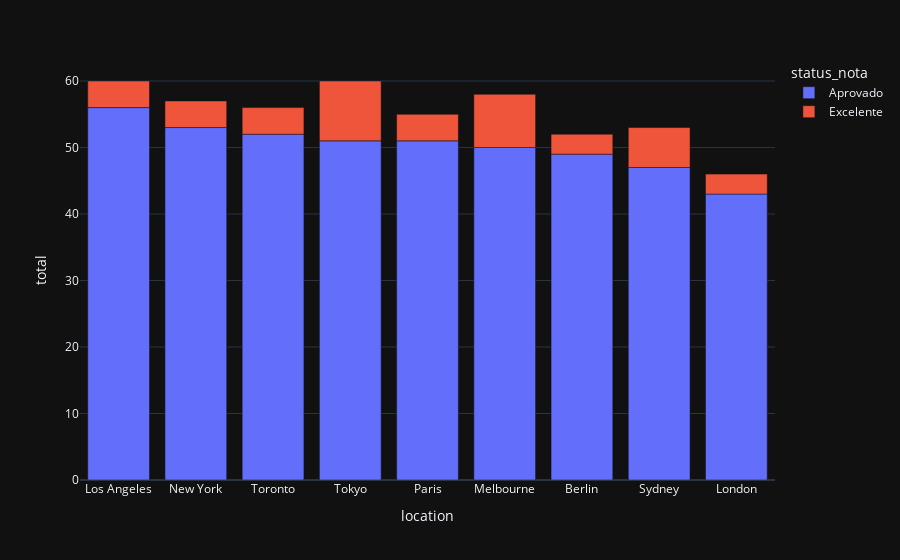

Write notebook code for a chart like this one.
### Code cell
df_dados_grafico = px.bar(
    df_analise_nota,
    x='location',
    y='total',
    color='status_nota'
)
df_dados_grafico.show()

### Figure 1 — Plotly figure (JSON) as saved in the notebook; plotly's stock layout.template omitted (floating-point values rounded to 4 significant figures)
{"data": [{"hovertemplate": "status_nota=Aprovado<br>location=%{x}<br>total=%{y}<extra></extra>", "legendgroup": "Aprovado", "marker": {"color": "#636efa", "pattern": {"shape": ""}}, "name": "Aprovado", "orientation": "v", "showlegend": true, "textposition": "auto", "x": ["Los Angeles", "New York", "Toronto", "Tokyo", "Paris", "Melbourne", "Berlin", "Sydney", "London"], "xaxis": "x", "y": [56, 53, 52, 51, 51, 50, 49, 47, 43], "yaxis": "y", "type": "bar"}, {"hovertemplate": "status_nota=Excelente<br>location=%{x}<br>total=%{y}<extra></extra>", "legendgroup": "Excelente", "marker": {"color": "#EF553B", "pattern": {"shape": ""}}, "name": "Excelente", "orientation": "v", "showlegend": true, "textposition": "auto", "x": ["Tokyo", "Melbourne", "Sydney", "New York", "Paris", "Los Angeles", "Toronto", "Berlin", "London"], "xaxis": "x", "y": [9, 8, 6, 4, 4, 4, 4, 3, 3], "yaxis": "y", "type": "bar"}], "layout": {"xaxis": {"anchor": "y", "domain": [0.0, 1.0], "title": {"text": "location"}}, "yaxis": {"anchor": "x", "domain": [0.0, 1.0], "title": {"text": "total"}}, "legend": {"title": {"text": "status_nota"}, "tracegroupgap": 0}, "margin": {"t": 60}, "barmode": "relative"}}
